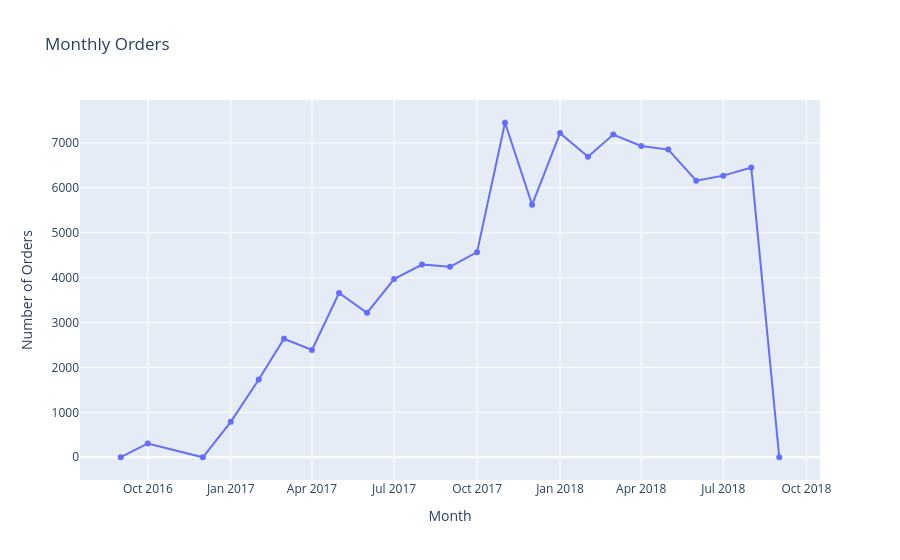

The cell this chart's notebook holds for it:
### Code cell
fig = px.line(
    monthly_orders,
    x="order_purchase_timestamp",
    y="order_count",
    title="Monthly Orders",
    labels={
        "order_purchase_timestamp": "Month",
        "order_count": "Number of Orders"
    },
    markers=True
)

fig.show()

### Figure 1 — Plotly figure (JSON) as saved in the notebook; plotly's stock layout.template omitted (floating-point values rounded to 4 significant figures)
{"data": [{"hovertemplate": "Month=%{x}<br>Number of Orders=%{y}<extra></extra>", "legendgroup": "", "line": {"color": "#636efa", "dash": "solid"}, "marker": {"symbol": "circle"}, "mode": "lines+markers", "name": "", "orientation": "v", "showlegend": false, "type": "scatter", "x": ["2016-09", "2016-10", "2016-12", "2017-01", "2017-02", "2017-03", "2017-04", "2017-05", "2017-06", "2017-07", "2017-08", "2017-09", "2017-10", "2017-11", "2017-12", "2018-01", "2018-02", "2018-03", "2018-04", "2018-05", "2018-06", "2018-07", "2018-08", "2018-09"], "xaxis": "x", "y": [3, 308, 1, 789, 1733, 2641, 2391, 3660, 3217, 3969, 4293, 4243, 4568, 7451, 5624, 7220, 6694, 7188, 6934, 6853, 6160, 6273, 6452, 1], "yaxis": "y"}], "layout": {"legend": {"tracegroupgap": 0}, "title": {"text": "Monthly Orders"}, "xaxis": {"anchor": "y", "domain": [0, 1], "title": {"text": "Month"}}, "yaxis": {"anchor": "x", "domain": [0, 1], "title": {"text": "Number of Orders"}}}}
